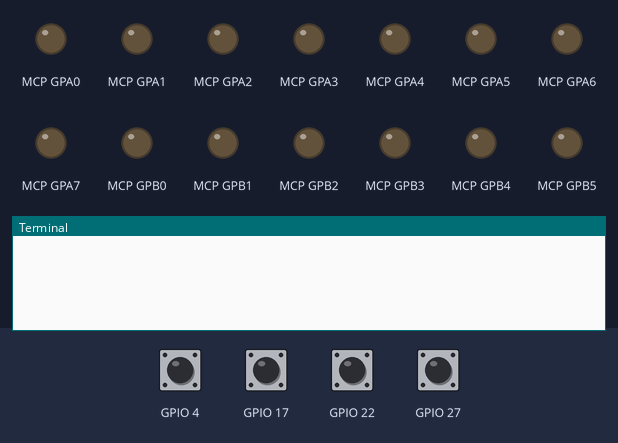
Recording of a program running on a simulated Raspberry Pi (BCM pin numbers). Parts: output pins drawn as LEDs (lit = HIGH), the last lines printed to the terminal. The test bench sets the inputs (shaded band); at power-on: GPIO 4, GPIO 17, GPIO 22, GPIO 27 HIGH. Every time zone reads the same local clock; the clock reads 2024-03-15 10:24:30 at power-on unless the program sets it.

Above: at 1.2 s.
1.3 s: GPIO 4 pulled LOW for 0.15 s
At 1.7 s:
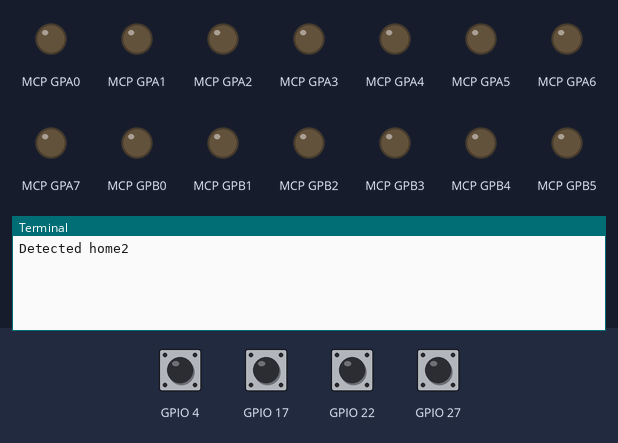
At 5.1 s:
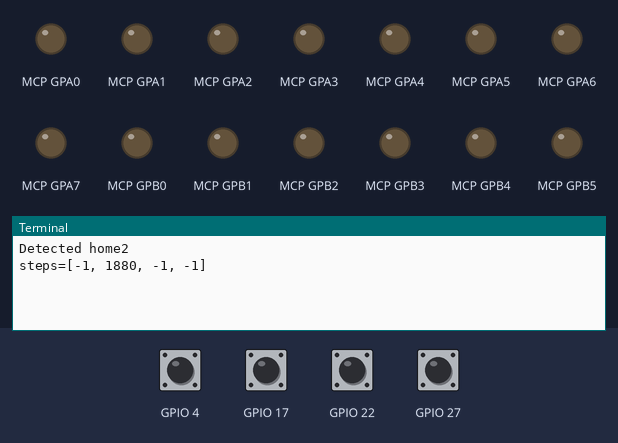

The program:

flap4.py
```python
#First flap program when only 4-digits
import time
import board
import digitalio
import busio
import sys
import datetime
import pytz
from adafruit_mcp230xx.mcp23017 import MCP23017
import RPi.GPIO as GPIO
GPIO.setmode(GPIO.BCM)

# Initialize the I2C bus:
i2c = busio.I2C(board.SCL, board.SDA)

mcp = MCP23017(i2c)  #All steppers will be driven by MCP23017

for i in range(16):
    p=mcp.get_pin(i)
    p.switch_to_output()

def home1(channel):
    print("Detected home1")
    digit_step[0]=0

def home2(channel):
    print("Detected home2")
    digit_step[1]=0

def home3(channel):
    print("Detected home3")
    digit_step[2]=0

def home4(channel):
    print("Detected home4")
    digit_step[3]=0

digit_step=[-1,-1,-1,-1]
#digit_offset=[13,39,13,0]
digit_offset=[13+4,39+4,13,0+4]
digit_mask=[0xF0FF,0xFFF0,0xFF0F,0x0FFF] #for turning a motor off
digit_mask2=[0x0F00,0x000F,0x00F0,0xF000] #for detecting which motor is on
target=[-1,-1,-1,-1]

#set up the home interrupts
GPIO.setup(22,GPIO.IN,pull_up_down=GPIO.PUD_UP)
GPIO.add_event_detect(22,GPIO.FALLING,callback=home1,bouncetime=200)
GPIO.setup(4,GPIO.IN,pull_up_down=GPIO.PUD_UP)
GPIO.add_event_detect(4,GPIO.FALLING,callback=home2,bouncetime=200)
GPIO.setup(27,GPIO.IN,pull_up_down=GPIO.PUD_UP)
GPIO.add_event_detect(27,GPIO.FALLING,callback=home3,bouncetime=200)
GPIO.setup(17,GPIO.IN,pull_up_down=GPIO.PUD_UP)
GPIO.add_event_detect(17,GPIO.FALLING,callback=home4,bouncetime=200)

symbols=" ABCDEFGHIJKLMNOPQRSTUVWXYZ0123456789:.,"

#set a target word
def set_target(word):
    word=word.ljust(4,' ')
    for i in range(4):
        loc=symbols.find(word[i])
        pos=int((loc/40)*512)
        target[i]=digit_offset[i]+pos

#check after each microstep whether a digit goal was achieved
def check(delay):
    global mask
    t0=time.time()
    #print(f"steps={digit_step}")
    for i in range(4):
        if digit_step[i]>-1 and mask&digit_mask2[i]!=0: #if we are moving the digit
            if digit_step[i]==target[i]*8: #if the target digit stop moving
                mask=digit_mask[i]&mask #mask off the digit
                print(f"steps={digit_step}")
            else:
                digit_step[i]=digit_step[i]+1 #otherwise increment
    if mask==0: #if nothing is moving then signal to exit
        return(True)
    rem=delay-(time.time()-t0) #calculate remaining delay needed (if any)
    if rem>0:
        time.sleep(delay)

def fh(delay,steps):
    for i in range(steps):
        mcp.gpio=mask&0x8888
        if check(delay):
            return
        mcp.gpio=mask&0xCCCC
        if check(delay):
            return
        mcp.gpio=mask&0x4444
        if check(delay):
            return
        mcp.gpio=mask&0x6666
        if check(delay):
            return
        mcp.gpio=mask&0x2222
        if check(delay):
            return
        mcp.gpio=mask&0x3333
        if check(delay):
            return
        mcp.gpio=mask&0x1111
        if check(delay):
            return
        mcp.gpio=mask&0x9999
        if check(delay):
            return

def blank():
    display('    ')

def display(word):
    global mask
    set_target(word)
    mask=0xFFFF
    while mask!=0:
        fh(0.00013,512)

try:
    #blank()
    while True:
        display('NOVA')
        time.sleep(2)
        display('LABS')
        time.sleep(2)
        #display('TIME')
        #time.sleep(2)
        #display(datetime.datetime.now(pytz.timezone('US/Eastern')).strftime('%I%M'))
        #time.sleep(2)
except KeyboardInterrupt:
    blank()
    mcp.gpio=0
    GPIO.cleanup()
mcp.gpio=0
GPIO.cleanup()
sys.exit(0)
```

Measured:
- after the input at 1.3 s, the terminal: prints a new line at once (image 1)
